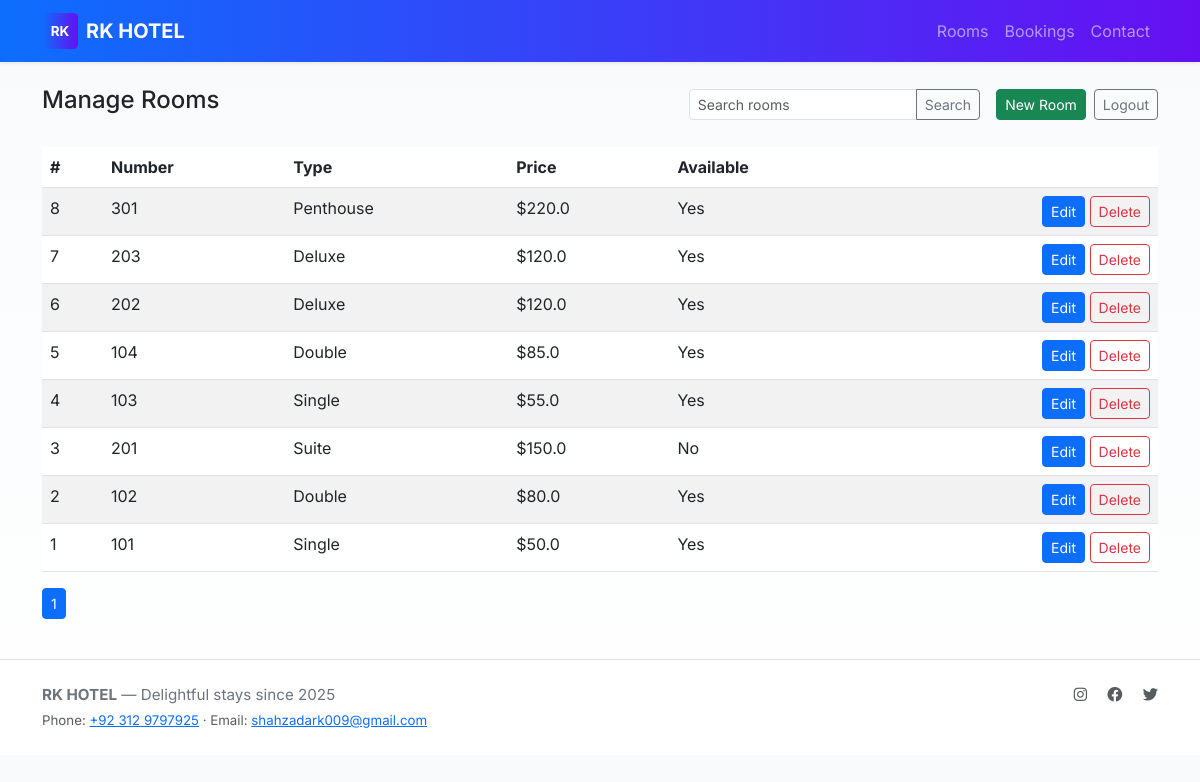
The app's page /admin/rooms (signed in) with its own data.
### tables this page shows
CREATE TABLE rooms (
        id INTEGER PRIMARY KEY AUTOINCREMENT,
        number TEXT UNIQUE,
        type TEXT,
        price REAL,
        available INTEGER DEFAULT 1
    );

### app.py (the view)
@app.route('/admin/rooms')
@admin_required
def admin_rooms():
    db = get_db()
    page = int(request.args.get('page', 1))
    per_page = 10
    q = request.args.get('q', '').strip()
    params = []
    where = ''
    if q:
        where = "WHERE number LIKE ? OR type LIKE ?"
        likeq = f"%{q}%"
        params.extend([likeq, likeq])
    count_sql = f"SELECT COUNT(*) FROM rooms {where}"
    cur = db.execute(count_sql, params)
    total = cur.fetchone()[0]
    offset = (page - 1) * per_page
    sql = f"SELECT * FROM rooms {where} ORDER BY id DESC LIMIT ? OFFSET ?"
    cur = db.execute(sql, params + [per_page, offset])
    rooms = cur.fetchall()
    total_pages = max(1, (total + per_page - 1) // per_page)
    return render_template('admin/rooms_list.html', rooms=rooms, page=page, total_pages=total_pages, q=q)

### app.py (called while the page is built)
def admin_required(fn):
    @wraps(fn)
    def wrapper(*args, **kwargs):
        if not session.get('admin'):
            return redirect(url_for('admin_login', next=request.url))
        return fn(*args, **kwargs)
    return wrapper

### models.py (called while the page is built)
def connect_db(path):
    conn = sqlite3.connect(path)
    conn.row_factory = sqlite3.Row
    return conn

def get_db():
    if 'db' not in g:
        db_path = current_app.config.get('DATABASE', os.path.join(os.path.dirname(__file__), 'hotel.db'))
        g.db = connect_db(db_path)
    return g.db

### templates/admin/rooms_list.html
{% extends 'layout.html' %}
{% block content %}
  <div class="d-flex justify-content-between align-items-center mb-4">
    <h2 class="h4">Manage Rooms</h2>
    <div class="d-flex align-items-center">
      <form class="me-3" method="get" action="{{ url_for('admin_rooms') }}">
        <div class="input-group input-group-sm">
          <input name="q" value="{{ q or '' }}" class="form-control" placeholder="Search rooms">
          <button class="btn btn-outline-secondary" type="submit">Search</button>
        </div>
      </form>
      <a class="btn btn-sm btn-success me-2" href="{{ url_for('admin_new_room') }}">New Room</a>
      <a class="btn btn-sm btn-outline-secondary" href="{{ url_for('admin_logout') }}">Logout</a>
    </div>
  </div>
  <div class="table-responsive">
    <table class="table table-striped">
      <thead>
        <tr><th>#</th><th>Number</th><th>Type</th><th>Price</th><th>Available</th><th></th></tr>
      </thead>
      <tbody>
        {% for r in rooms %}
          <tr>
            <td>{{ r['id'] }}</td>
            <td>{{ r['number'] }}</td>
            <td>{{ r['type'] }}</td>
            <td>${{ r['price'] }}</td>
            <td>{% if r['available'] %}Yes{% else %}No{% endif %}</td>
            <td class="text-end">
              <a class="btn btn-sm btn-primary" href="{{ url_for('admin_edit_room', room_id=r['id']) }}">Edit</a>
              <form method="post" action="{{ url_for('admin_delete_room', room_id=r['id']) }}" style="display:inline" onsubmit="return confirm('Delete this room?');">
                <button class="btn btn-sm btn-outline-danger">Delete</button>
              </form>
            </td>
          </tr>
        {% endfor %}
      </tbody>
    </table>
  </div>
  <nav aria-label="rooms pagination">
    <ul class="pagination pagination-sm">
      {% for p in range(1, total_pages+1) %}
        <li class="page-item {% if p==page %}active{% endif %}"><a class="page-link" href="?page={{ p }}{% if q %}&q={{ q }}{% endif %}">{{ p }}</a></li>
      {% endfor %}
    </ul>
  </nav>
{% endblock %}

### static/style.css (style rules this page uses)
:root { --brand-1: #0d6efd; --brand-2: #6610f2; --muted: #6c757d; --radius: .6rem; }
body { font-family: 'Inter', system-ui, -apple-system, 'Segoe UI', Roboto, 'Helvetica Neue', Arial; background: linear-gradient(180deg,#f8fafc 0%, #ffffff 100%); color: #212529; }

### records on screen
rooms: id "8", number "301", type "Penthouse", price "220.0", available "Yes"
rooms: id "7", number "203", type "Deluxe", price "120.0", available "Yes"
rooms: id "6", number "202", type "Deluxe", price "120.0", available "Yes"
rooms: id "5", number "104", type "Double", price "85.0", available "Yes"
rooms: id "4", number "103", type "Single", price "55.0", available "Yes"
rooms: id "3", number "201", type "Suite", price "150.0", available "No"
rooms: id "2", number "102", type "Double", price "80.0", available "Yes"
rooms: id "1", number "101", type "Single", price "50.0", available "Yes"

### other values on screen
{{ p }} "1"
